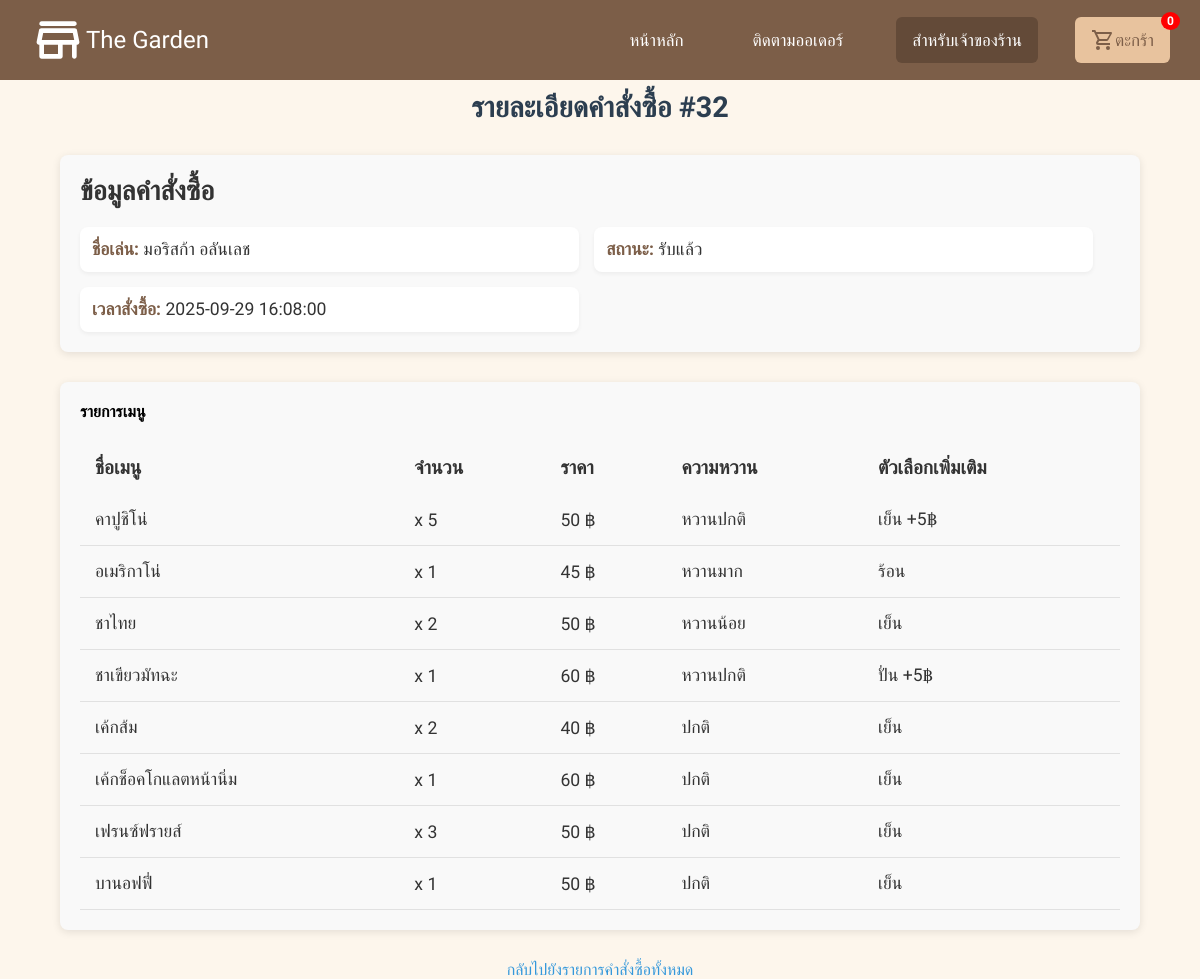
The app's page /track-orders/32 with its own data.
### tables this page shows
CREATE TABLE "orders" (
    id INTEGER UNIQUE,
    nickname TEXT NOT NULL,
    phone TEXT NOT NULL,
    note TEXT,
    cart_data TEXT,
    status TEXT,
    timestamp DATETIME,
    slip_filename TEXT, cancel_token TEXT, cancel_note TEXT, cancel_time DATETIME,
    PRIMARY KEY(id)
);

### app.py (the view)
@app.route('/track-orders/<int:order_id>', methods=['GET'])
def view_order(order_id):
    with get_db() as db:
        order = db.execute("""
            SELECT id, nickname, status, timestamp, cart_data
            FROM orders
            WHERE id = ?
        """, (order_id,)).fetchone()
        if order:
            cart = json.loads(order['cart_data'])  # แปลง JSON เป็น list
            return render_template('view_order_customer.html', order=order, cart=cart)
    return "ไม่พบคำสั่งซื้อนี้"

### app.py (called while the page is built)
def get_db():
    conn = sqlite3.connect(db_garden, timeout=10)
    conn.row_factory = sqlite3.Row
    return conn

### templates/view_order_customer.html
{% extends "layout.html" %}
{% block content %}
<h1 class="order-title">รายละเอียดคำสั่งซื้อ #{{ order['id'] }}</h1>
<section class="order-info">
  <h4 class="section-title">ข้อมูลคำสั่งซื้อ</h4>
  <div class="order-details">
    <div class="detail-item">
      <strong>ชื่อเล่น:</strong> {{ order['nickname'] }}
    </div>
    <div class="detail-item">
      <strong>สถานะ:</strong> {{ order['status'] }}
    </div>
    <div class="detail-item">
      <strong>เวลาสั่งซื้อ:</strong> {{ order['timestamp'] }}
    </div>
  </div>
</section>
<section class="order-items">
  <h4 class="section-title">รายการเมนู</h4>
  <table class="menu-table">
    <thead>
      <tr>
        <th>ชื่อเมนู</th>
        <th>จำนวน</th>
        <th>ราคา</th>
        <th>ความหวาน</th>
        <th>ตัวเลือกเพิ่มเติม</th>
      </tr>
    </thead>
    <tbody>
      {% for item in cart %}
      <tr class="menu-item">
        <td class="menu-name">{{ item['name'] }}</td>
        <td class="menu-qty">x {{ item['qty'] }}</td>
        <td class="menu-price">{{ item['price'] }} ฿</td>
        <td class="menu-sweetness">{{ item['sweetness'] if item['sweetness'] else 'ปกติ' }}</td>
        <td class="menu-options">{{ item['optionName'] if item['optionName'] else 'เย็น' }}</td>
      </tr>
      {% endfor %}
    </tbody>
  </table>
</section>
<footer>
  <p><a href="{{ url_for('track_orders') }}">กลับไปยังรายการคำสั่งซื้อทั้งหมด</a></p>
</footer>
{% endblock %}

### static/style.css (style rules this page uses)
:root { --brown: #7C5E48; --cream: #FDF6EC; --white: #fff; --black: #808080; --brown-hover: #634a38; --blue: #262c91; --cream-li: #E8C39E; --red: #E53E3E; --color-font: #583E2C; --img-color: #A67C52; }
* { margin: 0; padding: 0; box-sizing: border-box; font-family: "Kanit", sans-serif; }
body { background-color: var(--cream); height: 100%; overflow-x: hidden; overflow-y: hidden; position: relative; }
strong { color: var(--brown); }
.order-title { font-size: 2rem; color: #2c3e50; text-align: center; margin-top: 10px; font-weight: 600; }
.order-info { margin: 30px auto; padding: 20px; background-color: #f9f9f9; border-radius: 8px; box-shadow: 0 2px 8px rgba(0, 0, 0, 0.1); width: 90%; max-width: 1200px; }
.order-info .section-title { font-size: 1.7rem; font-weight: bold; color: #333; margin-bottom: 20px; }
.order-info .order-details { display: flex; flex-wrap: wrap; gap: 15px; }
.order-info .detail-item { background-color: #ffffff; border-radius: 8px; padding: 12px; width: 48%; font-size: 1.1rem; color: #333; box-shadow: 0 2px 4px rgba(0, 0, 0, 0.05); }
.order-items { margin: 30px auto; padding: 20px; background-color: #f9f9f9; border-radius: 8px; box-shadow: 0 2px 8px rgba(0, 0, 0, 0.1); width: 90%; max-width: 1200px; }
.order-items .menu-table { width: 100%; border-collapse: collapse; margin-top: 20px; }
.order-items .menu-table th, .order-items .menu-table td { padding: 15px; text-align: left; }
.order-items .menu-table th { background-color: #f9f9f9; color: #333; font-weight: bold; font-size: 1.2rem; text-transform: uppercase; border: bottom 1px solid #b7b7b7; }
.order-items .menu-table td { font-size: 1.1rem; color: #333; border-bottom: 1px solid #e1e1e1; }
footer p { text-align: center; margin-top: 20px; }
footer a { color: #3498db; text-decoration: none; }
.order-title { font-size: 1.8em; margin-bottom: 20px; }

### static/login.css (style rules this page uses)
:root { --brown:#7C5E48; --cream:#FDF6EC; --white:#fff; --black:#808080; --brown-hover:#634a38; --blue:#262c91; }
* { margin: 0; padding: 0; box-sizing: border-box; font-family: "Kanit", sans-serif; }

### records on screen
orders: id "32", nickname "มอริสก้า อลันเลช", status "รับแล้ว", timestamp "2025-09-29 16:08:00"

### other values on screen
{{ item['name'] }} "คาปูชิโน่" "อเมริกาโน่" "ชาไทย" "ชาเขียวมัทฉะ" "เค้กส้ม" "เค้กช็อคโกแลตหน้านิ่ม" "เฟรนซ์ฟรายส์" "บานอฟฟี่"
{{ item['qty'] }} "5" "1" "2" "1" "2" "1" "3" "1"
{{ item['price'] }} "50" "45" "50" "60" "40" "60" "50" "50"
{{ item['sweetness'] if item['sweetness'] else 'ปกติ' }} "หวานปกติ" "หวานมาก" "หวานน้อย" "หวานปกติ" "ปกติ" "ปกติ" "ปกติ" "ปกติ"
{{ item['optionName'] if item['optionName'] else 'เย็น' }} "เย็น +5฿" "ร้อน" "เย็น" "ปั่น +5฿" "เย็น" "เย็น" "เย็น" "เย็น"
